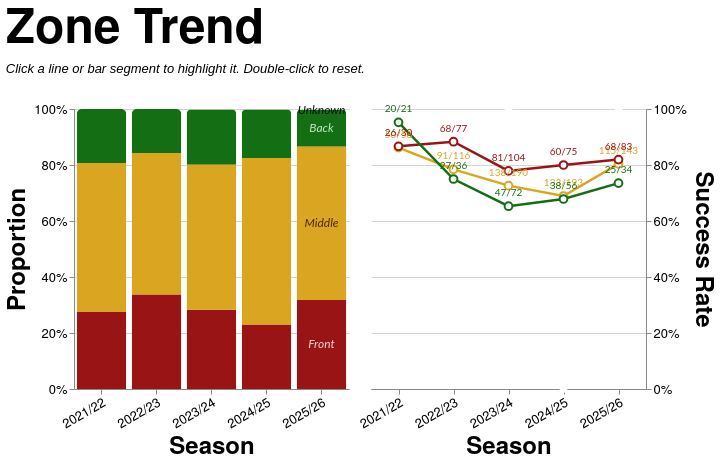

Express this chart as Vega-Lite.
### Vega-Lite specification from a JSON file in a GitHub repository (floating-point values rounded to 4 significant figures; data arrays with more than 128 entries replaced by an {"elided": "..."} marker saying what was removed)
{"config": {"axis": {"labelFont": "PT Sans Narrow, Helvetica Neue, Helvetica, Arial, sans-serif", "titleFont": "PT Sans Narrow, Helvetica Neue, Helvetica, Arial, sans-serif", "labelFontSize": 13, "titleFontSize": 24, "gridColor": "#202947", "gridOpacity": 0.2, "zindex": 1}, "text": {"font": "Lato, sans-serif"}, "bar": {"cornerRadiusEnd": 5}, "header": {"labelFont": "PT Sans Narrow, Helvetica Neue, Helvetica, Arial, sans-serif", "titleFont": "PT Sans Narrow, Helvetica Neue, Helvetica, Arial, sans-serif", "labelFontSize": 24, "titleFontSize": 28, "labelFontWeight": "bold", "orient": "left"}, "legend": {"labelFont": "PT Sans Narrow, Helvetica Neue, Helvetica, Arial, sans-serif", "titleFont": "PT Sans Narrow, Helvetica Neue, Helvetica, Arial, sans-serif", "labelFontSize": 14, "titleFontSize": 16, "titlePadding": 5, "fillColor": "white", "strokeColor": "black", "padding": 10, "titleFontWeight": "lighter", "titleFontStyle": "italic", "titleColor": "gray", "offset": 10}, "title": {"font": "PT Sans Narrow, Helvetica Neue, Helvetica, Arial, sans-serif", "fontSize": 48, "fontWeight": "bold", "anchor": "start", "align": "center", "titlePadding": 20, "subtitlePadding": 10, "subtitleFontSize": 13, "subtitleColor": "", "subtitleFontStyle": "italic", "offset": 15, "color": "black"}, "axisX": {"labelAngle": 0}, "facet": {"title": null, "header": null, "align": {"row": "each", "column": "each"}}, "resolve": {"scale": {"y": "independent", "facet": "independent"}}, "background": "transparent", "scale": {"offsetBandPaddingOuter": 0.2, "offsetBandPaddingInner": 0.1}, "view": {"stroke": null, "background": "transparent"}}, "hconcat": [{"layer": [{"mark": {"type": "bar", "opacity": 0.85}, "encoding": {"color": {"field": "area", "legend": null, "scale": {"domain": ["Front", "Middle", "Back"], "range": ["#991515", "goldenrod", "#146f14"]}, "sort": ["Front", "Middle", "Back"], "type": "nominal"}, "opacity": {"condition": {"param": "param_11", "value": 1.0, "empty": true}, "value": 0.2}, "order": {"field": "stack_order", "sort": "ascending", "type": "quantitative"}, "stroke": {"value": "transparent"}, "tooltip": [{"field": "season", "title": "Season", "type": "nominal"}, {"field": "area", "title": "Zone", "type": "nominal"}, {"field": "attempts", "format": ",.0f", "title": "Attempts", "type": "quantitative"}, {"field": "won", "format": ",.0f", "title": "Won", "type": "quantitative"}, {"field": "success_rate", "format": ".1%", "title": "Success Rate", "type": "quantitative"}], "x": {"axis": {"labelAngle": -30}, "field": "season", "sort": ["2021/22", "2022/23", "2023/24", "2024/25", "2025/26"], "title": "Season", "type": "nominal"}, "y": {"axis": {"format": "%", "orient": "left"}, "field": "attempts", "stack": "normalize", "title": "Proportion", "type": "quantitative"}}, "name": "view_7", "transform": [{"filter": "(loSquad == 'All' || datum.squad == loSquad) && (loGameType == 'All' || (loGameType == 'League + Cup' && (datum.game_type == 'League' || datum.game_type == 'Cup')) || (loGameType == 'League only' && datum.game_type == 'League') || datum.game_type == loGameType) && (loThrower == 'All' || datum.thrower == loThrower) && (loJumper == 'All' || datum.jumper == loJumper) && (loNumbers == 'All' || datum.numbers == loNumbers)"}, {"aggregate": [{"op": "count", "as": "attempts"}, {"op": "sum", "field": "won", "as": "won"}], "groupby": ["season", "area"]}, {"calculate": "datum.won / datum.attempts", "as": "success_rate"}, {"calculate": "datum.won + '/' + datum.attempts", "as": "won_attempts_label"}, {"calculate": "datum.area == 'Front' ? 0 : datum.area == 'Middle' ? 1 : datum.area == 'Back' ? 2 : 999", "as": "stack_order"}]}, {"mark": {"type": "text", "align": "center", "baseline": "middle", "fontSize": 12, "fontStyle": "italic"}, "encoding": {"color": {"field": "text_label_color", "legend": null, "scale": null, "type": "nominal"}, "opacity": {"condition": {"param": "param_11", "value": 0.9, "empty": true}, "value": 0.3}, "text": {"field": "area", "type": "nominal"}, "x": {"axis": {"labelAngle": -30}, "field": "season", "sort": ["2021/22", "2022/23", "2023/24", "2024/25", "2025/26"], "title": "Season", "type": "nominal"}, "y": {"field": "mid_y", "scale": {"domain": [0, 1]}, "type": "quantitative"}}, "transform": [{"filter": "(loSquad == 'All' || datum.squad == loSquad) && (loGameType == 'All' || (loGameType == 'League + Cup' && (datum.game_type == 'League' || datum.game_type == 'Cup')) || (loGameType == 'League only' && datum.game_type == 'League') || datum.game_type == loGameType) && (loThrower == 'All' || datum.thrower == loThrower) && (loJumper == 'All' || datum.jumper == loJumper) && (loNumbers == 'All' || datum.numbers == loNumbers)"}, {"aggregate": [{"op": "count", "as": "attempts"}, {"op": "sum", "field": "won", "as": "won"}], "groupby": ["season", "area"]}, {"calculate": "datum.won / datum.attempts", "as": "success_rate"}, {"calculate": "datum.won + '/' + datum.attempts", "as": "won_attempts_label"}, {"calculate": "datum.area == 'Front' ? 0 : datum.area == 'Middle' ? 1 : datum.area == 'Back' ? 2 : 999", "as": "stack_order"}, {"joinaggregate": [{"op": "sum", "field": "attempts", "as": "season_total"}], "groupby": ["season"]}, {"calculate": "datum.attempts / datum.season_total", "as": "proportion"}, {"window": [{"op": "sum", "field": "proportion", "as": "cum_prop"}], "frame": [null, 0], "groupby": ["season"], "sort": [{"field": "stack_order", "order": "ascending"}]}, {"calculate": "datum.cum_prop - datum.proportion / 2", "as": "mid_y"}, {"calculate": "datum.area == 'Front' ? '#fce8e8' : datum.area == 'Middle' ? '#3d2000' : datum.area == 'Back' ? '#d4f5d4' : 'black'", "as": "text_label_color"}, {"calculate": "toNumber(split(datum.season, '/')[0])", "as": "season_order_num"}, {"window": [{"op": "row_number", "field": "", "as": "season_rank"}], "groupby": ["area"], "sort": [{"field": "season_order_num", "order": "descending"}]}, {"filter": "datum.season_rank == 1"}]}], "height": 280, "width": {"step": 55}}, {"layer": [{"mark": {"type": "line", "point": {"fill": "white", "filled": false, "size": 60}, "strokeWidth": 2.5}, "encoding": {"color": {"field": "area", "legend": null, "scale": {"domain": ["Front", "Middle", "Back"], "range": ["#991515", "goldenrod", "#146f14"]}, "sort": ["Front", "Middle", "Back"], "type": "nominal"}, "detail": {"field": "area", "type": "nominal"}, "opacity": {"condition": {"param": "param_11", "value": 1.0, "empty": true}, "value": 0.2}, "tooltip": [{"field": "season", "title": "Season", "type": "nominal"}, {"field": "area", "title": "Zone", "type": "nominal"}, {"field": "attempts", "format": ",.0f", "title": "Attempts", "type": "quantitative"}, {"field": "won", "format": ",.0f", "title": "Won", "type": "quantitative"}, {"field": "success_rate", "format": ".1%", "title": "Success Rate", "type": "quantitative"}], "x": {"axis": {"labelAngle": -30}, "field": "season", "sort": ["2021/22", "2022/23", "2023/24", "2024/25", "2025/26"], "title": "Season", "type": "nominal"}, "y": {"axis": {"format": "%", "orient": "right"}, "field": "success_rate", "scale": {"domainMax": 1, "nice": true}, "title": "Success Rate", "type": "quantitative"}}, "name": "view_8", "transform": [{"filter": "(loSquad == 'All' || datum.squad == loSquad) && (loGameType == 'All' || (loGameType == 'League + Cup' && (datum.game_type == 'League' || datum.game_type == 'Cup')) || (loGameType == 'League only' && datum.game_type == 'League') || datum.game_type == loGameType) && (loThrower == 'All' || datum.thrower == loThrower) && (loJumper == 'All' || datum.jumper == loJumper) && (loNumbers == 'All' || datum.numbers == loNumbers)"}, {"aggregate": [{"op": "count", "as": "attempts"}, {"op": "sum", "field": "won", "as": "won"}], "groupby": ["season", "area"]}, {"calculate": "datum.won / datum.attempts", "as": "success_rate"}, {"calculate": "datum.won + '/' + datum.attempts", "as": "won_attempts_label"}]}, {"mark": {"type": "text", "align": "center", "baseline": "bottom", "dy": -8, "fontSize": 10}, "encoding": {"color": {"field": "area", "legend": null, "scale": {"domain": ["Front", "Middle", "Back"], "range": ["#991515", "goldenrod", "#146f14"]}, "sort": ["Front", "Middle", "Back"], "type": "nominal"}, "detail": {"field": "area", "type": "nominal"}, "opacity": {"condition": {"param": "param_11", "value": 1.0, "empty": true}, "value": 0.2}, "text": {"field": "won_attempts_label", "type": "nominal"}, "x": {"axis": {"labelAngle": -30}, "field": "season", "sort": ["2021/22", "2022/23", "2023/24", "2024/25", "2025/26"], "title": "Season", "type": "nominal"}, "y": {"axis": {"format": "%", "orient": "right"}, "field": "success_rate", "scale": {"domainMax": 1, "nice": true}, "title": "Success Rate", "type": "quantitative"}}, "transform": [{"filter": "(loSquad == 'All' || datum.squad == loSquad) && (loGameType == 'All' || (loGameType == 'League + Cup' && (datum.game_type == 'League' || datum.game_type == 'Cup')) || (loGameType == 'League only' && datum.game_type == 'League') || datum.game_type == loGameType) && (loThrower == 'All' || datum.thrower == loThrower) && (loJumper == 'All' || datum.jumper == loJumper) && (loNumbers == 'All' || datum.numbers == loNumbers)"}, {"aggregate": [{"op": "count", "as": "attempts"}, {"op": "sum", "field": "won", "as": "won"}], "groupby": ["season", "area"]}, {"calculate": "datum.won / datum.attempts", "as": "success_rate"}, {"calculate": "datum.won + '/' + datum.attempts", "as": "won_attempts_label"}]}], "height": 280, "width": {"step": 55}}], "data": {"name": "data-6b9778bc6709336b9d08c793896102b2"}, "params": [{"name": "loSquad", "value": "All"}, {"name": "loSeason", "value": "All"}, {"name": "loGameType", "value": "All"}, {"name": "loThrower", "value": "All"}, {"name": "loJumper", "value": "All"}, {"name": "loArea", "value": "All"}, {"name": "loNumbers", "value": "All"}, {"name": "param_11", "select": {"type": "point", "clear": "dblclick", "fields": ["area"], "on": "click"}, "views": ["view_7", "view_8"]}], "resolve": {"scale": {"color": "shared"}}, "spacing": 8, "title": {"text": "Zone Trend", "subtitle": "Click a line or bar segment to highlight it. Double-click to reset."}, "$schema": "https://vega.github.io/schema/vega-lite/v5.20.1.json", "datasets": {"data-6b9778bc6709336b9d08c793896102b2": {"elided": "1291 records"}}}
